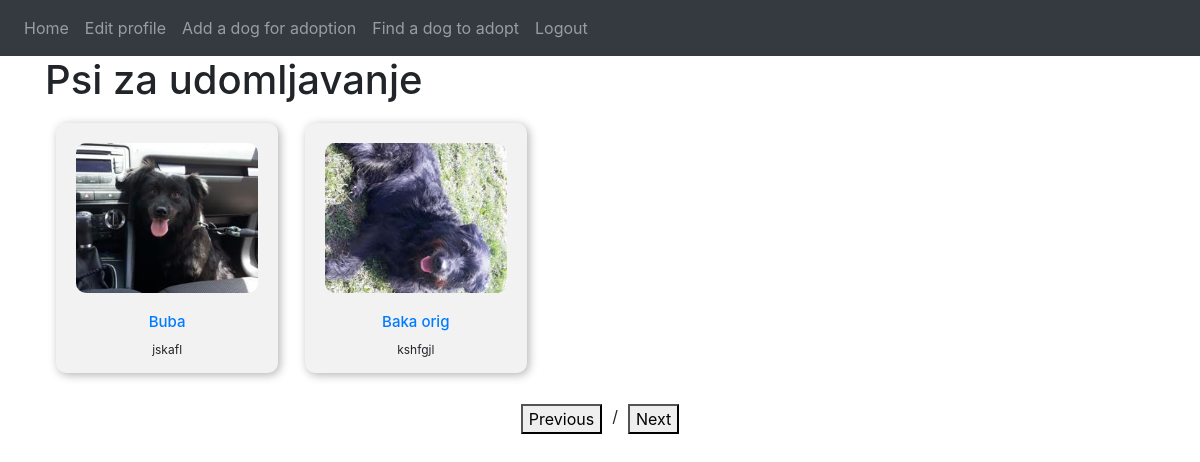
The page /home (signed in) on the database as committed earlier.
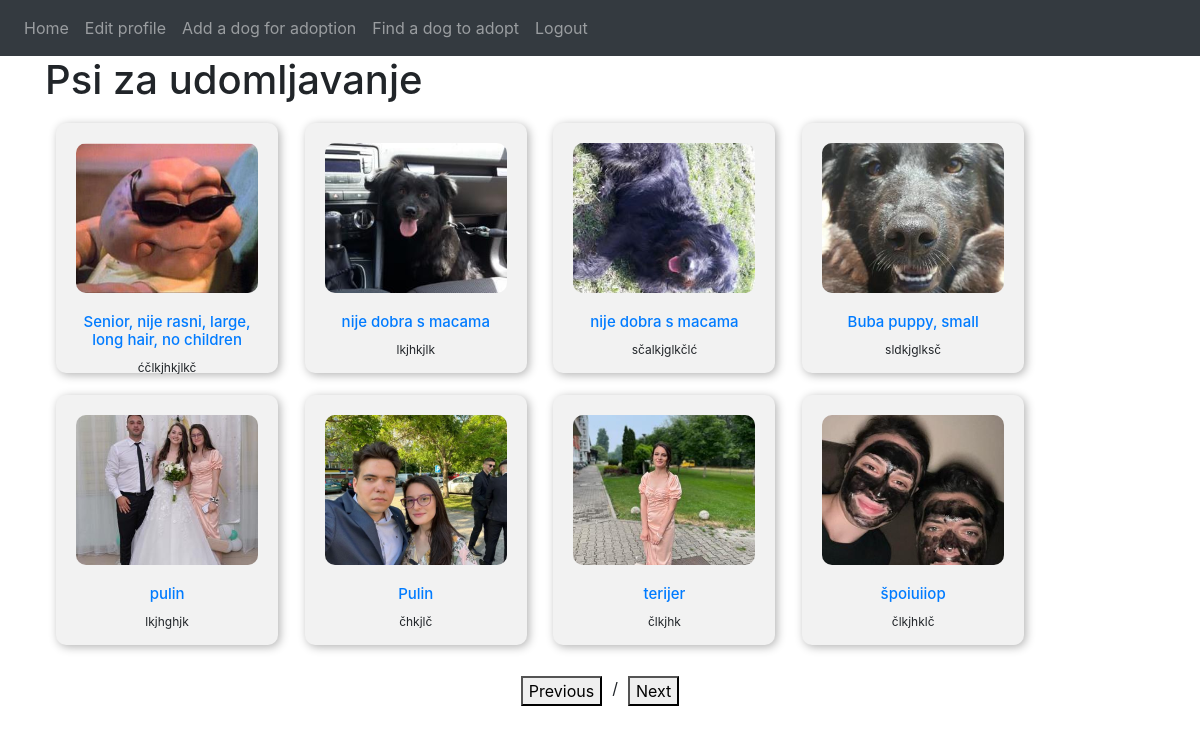
The same page on the database as committed later.
### website/models.py (models this page shows, shortened)
class Note(db.Model):
    id = db.Column(db.Integer, primary_key = True)
    title = db.Column(db.String(150))
    data = db.Column(db.String(10000))
    image_file = db.Column(db.String(150), nullable=False)
    date_posted = db.Column(db.DateTime(timezone = True), default = func.now())
    user_id = db.Column(db.Integer, db.ForeignKey('user.id'))
    dog_info = db.relationship('DogInfo', backref = 'user', uselist = False)

### website/views.py (the view)
@login_required
def home():
    posts = Note.query.all()
    per_page = 10
    current_page = int(request.args.get('page', 1))
    total_pages = (len(posts) + per_page - 1) // per_page
    posts= posts[(current_page - 1) * per_page:current_page * per_page]
    return render_template("home.html", user = current_user, posts = posts, currentPage=current_page, totalPages=total_pages)

### website/templates/home.html (shortened to what this page needs)
{% extends "base.html" %} {% block title %}Psi za udomljavanje{% endblock %} {% block content
    %}
    <h1 text-align = "center">Psi za udomljavanje</h1>
      {% for post in posts %}
      <div class="dog-card">
        <img src="{{ url_for('static', filename='profile_pics/' + post.image_file) }}" alt="dog" />
        <h2><a href="{{ url_for('post', post_id = post.id )}}">{{ post.title }} </a></h2>
        <p>{{ post.data }} </p>
      </div>
      {% endfor %}
      <div class="pagination" >
        <button class="prev">Previous</button>
        <span class="page-number">{{ current_page }} / {{ total_pages }}</span>
        <button class="next">Next</button>
      </div>
    {% endblock %}

### website/templates/base.html (shortened to what this page needs)
<!DOCTYPE html>
<html>
  <head>
    <link
      rel="stylesheet"
      href="https://stackpath.bootstrapcdn.com/bootstrap/4.4.1/css/bootstrap.min.css"
    />
    <link
      rel="stylesheet"
      href="https://stackpath.bootstrapcdn.com/font-awesome/4.7.0/css/font-awesome.min.css"
    />
  </head>
  <body>
    <nav class="navbar navbar-expand-lg navbar-dark bg-dark">
      <div class="collapse navbar-collapse" id="navbar">
        <div class="navbar-nav">
          {% if user.is_authenticated %}
          <a class="nav-item nav-link" id="home" href="/home">Home</a>
          <a class="nav-item nav-link" id="set-profile" href="/set-profile">Edit profile</a>
          <a class="nav-item nav-link" id="viewall" href="/post/new">Add a dog for adoption</a>
          <a class="nav-item nav-link" id="viewall" href="/viewall">Find a dog to adopt</a>
          <a class="nav-item nav-link" id="logout" href="/logout">Logout</a>
          {% else %}
          <a class="nav-item nav-link" id="login" href="/login">Login</a>
          <a class="nav-item nav-link" id="signUp" href="/sign-up">Sign Up</a>
          {% endif %}
        </div>
      </div>
    </nav>
    <div class="container">{% block content %} {% endblock %}</div>
  </body>
</html>

### website/templates/home.html (style rules this page uses)
.dog-card { display: inline-block; width: 20%; margin: 1%; text-align: center; vertical-align: top; flex-direction: column; align-items: center; height: 250px; background-color: #f2f2f2; border-radius: 10px; padding: 20px; box-shadow: 2px 2px 10px rgba(0, 0, 0, 0.3); }
.dog-card img { width: 100%; height: 150px; object-fit: cover; border-radius: 10px; margin-bottom: 20px; }
.dog-card h2 { font-size: 15px; margin-bottom: 10px; }
.dog-card p { font-size: 12px; }
.pagination { display: flex; justify-content: center; margin-top: 20px; }
.page-number { margin: 0 10px; }

Rows that differ between the two databases and show on the page:
removed Note: image_file (picture), title "Buba", data "jskafl"
removed Note: image_file (picture), title "Baka orig", data "kshfgjl"
added Note: image_file (picture), title "Senior, nije rasni, large, long hair, no children", data "ćčlkjhkjlkč"
added Note: image_file (picture), title "nije dobra s macama", data "lkjhkjlk"
added Note: image_file (picture), title "nije dobra s macama", data "sčalkjglkčlć"
added Note: image_file (picture), title "Buba puppy, small", data "sldkjglksč"
added Note: image_file (picture), title "pulin", data "lkjhghjk"
added Note: image_file (picture), title "Pulin", data "čhkjlč"
added Note: image_file (picture), title "terijer", data "člkjhk"
added Note: image_file (picture), title "špoiuiiop", data "člkjhklč"
